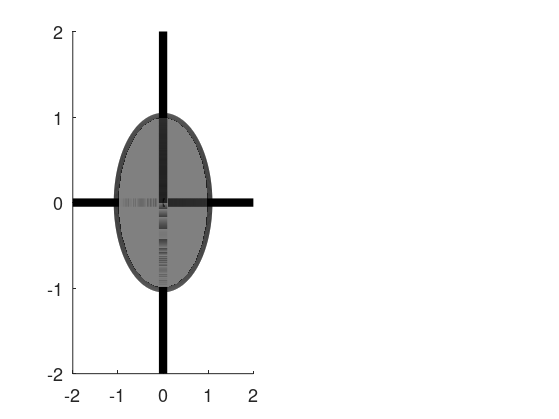

The MATLAB script that drew this image: (Note: this script raises an error after producing the figure.)
%% Singular Value Decomposition - Geometrical Interpretation
% Graham Williams | grwi2594@colorado.edu

% Using rotation matrices as U, scaling matrics as Sigma, and identity as V
% Create a geometrical interpretation of SVD

clear all, close all, clc

%% Create X 
% labeled R, as it is a scaling/rotating matrix
theta = [pi/15; -pi/9; -pi/20];         % rotation angles
Sigma = diag([3; 1; 0.5]);              % scale x, then y, then z

Rx = [1 0 0;                            % rotate about x-axis
    0 cos(theta(1)) -sin(theta(1));
    0 sin(theta(1)) cos(theta(1))];

Ry = [cos(theta(2)) 0 sin(theta(2));    % rotate about y-axis
    0 1 0;
    -sin(theta(2)) 0 cos(theta(2))];

Rz = [cos(theta(3)) -sin(theta(3)) 0;   % rotate about z-axis
    sin(theta(3)) cos(theta(3)) 0;
    0 0 1];

R = Rz*Ry*Rx*Sigma;                     % rotate and scale

% Confirm that U = rotation, S = stretch, V = identity
% [U,S,V] = svd(R); % comment 29/30 out to see original transform
% R = U*S;

%% Plot Sphere and Principal Axes
subplot(1,2,1), hold on

% sphere
[x,y,z] = sphere(25);
h1=surf(x,y,z); hold on

% axes
plot3([-2 2], [0 0], [0 0],'k','LineWidth',6); hold on
plot3([0 0], [-2 2], [0 0],'k','LineWidth',6); hold on
plot3([0 0], [0 0], [-2 2],'k','LineWidth',6);

% equitorial rings
theta = (0:.001:1)*2*pi;
ring1 = [cos(theta);    sin(theta);     0*theta];
ring2 = [0*theta;       cos(theta);     sin(theta)];
ring3 = [cos(theta);    0*theta;        sin(theta)];

plot3(ring1(1,:),ring1(2,:),ring1(3,:),'k','LineWidth',6);
plot3(ring2(1,:),ring2(2,:),ring2(3,:),'k','LineWidth',6);
plot3(ring3(1,:),ring3(2,:),ring3(3,:),'k','LineWidth',6);


% figure properties
set(h1,'EdgeColor','none','FaceColor',[.5 .5 .5],'FaceAlpha',1)
set(gca,'FontSize',13);
set(gcf,'PaperPositionMode','auto') % sets saved figure size to be same as
                                    % figure window 
colormap jet, lighting phong, shading interp, axis equal
axis([-2 2 -2 2 -2 2]), view([45 26]) 

%% Construct Ellipsoid
xR = 0*x;  yR = 0*y;  zR = 0*z; % create null matrices

for i=1:size(x,1) % for each row
    for j=1:size(x,2) % for each column in each row
        vec = [x(i,j); y(i,j); z(i,j)]; % gather the point coords
        vecR = R*vec; % scale and rotate the point
        xR(i,j) = vecR(1); % store the scaled/rotated point coords
        yR(i,j) = vecR(2);
        zR(i,j) = vecR(3);        
    end
end

%% Plot Ellipsoid
subplot(1,2,2), hold on

% ellipsoid
h2=surf(xR,yR,zR,z);  % using the z-position of sphere for color

% equitorial rings
ring1R = R*ring1;
ring2R = R*ring2;
ring3R = R*ring3;

plot3(ring1R(1,:),ring1R(2,:),ring1R(3,:),'k','LineWidth',6);
plot3(ring2R(1,:),ring2R(2,:),ring2R(3,:),'k','LineWidth',6);
plot3(ring3R(1,:),ring3R(2,:),ring3R(3,:),'k','LineWidth',6);

% axes
eX = [3; 0; 0];
eY = [0; 3; 0];
eZ = [0; 0; 3];
eXR = R*eX;
eYR = R*eY;
eZR = R*eZ;

plot3([-eXR(1) eXR(1)],[-eXR(2) eXR(2)], [-eXR(3) eXR(3)],'k','LineWidth',6);
plot3([-eYR(1) eYR(1)],[-eYR(2) eYR(2)], [-eYR(3) eYR(3)],'k','LineWidth',6);
plot3([-eZR(1) eZR(1)],[-eZR(2) eZR(2)], [-eZR(3) eZR(3)],'k','LineWidth',6);

% figure properties
set(h2,'FaceAlpha',1)
colormap jet, lighting phong, shading interp, axis equal
axis([-3 3 -3 3 -3 3]), view([45 26]) 
set(gcf,'Position',[100 100 800 350])

% save as 24-bit png
% print('-dpng','-r1800','SVD_as_rotation.png') % 1800 dots/inch